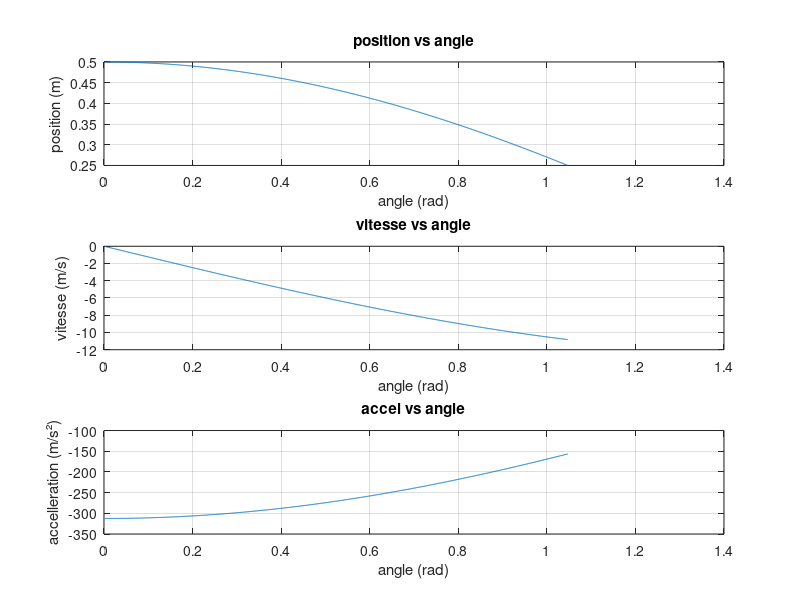
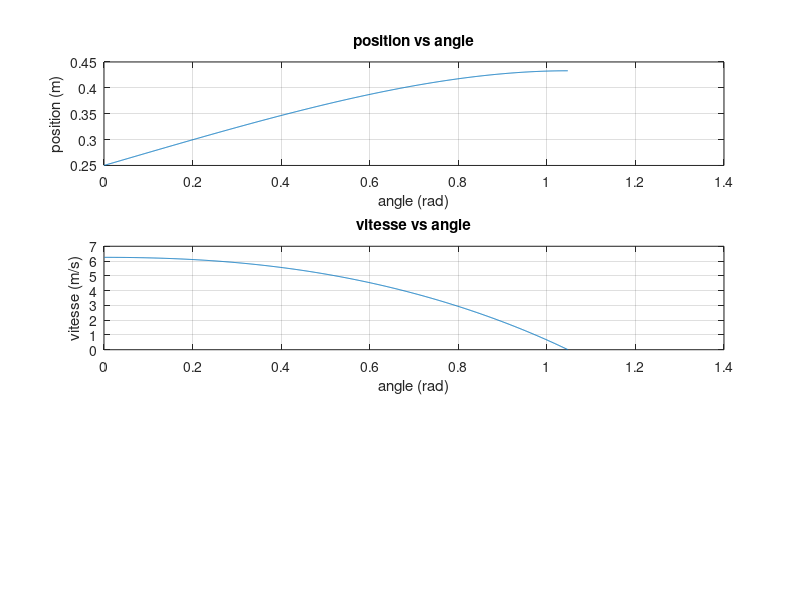

Recreate these plots in MATLAB, in order.
disp('Courbes pour la validation');

nbPlots = 3
nbPoints = 1000

posIni = 0;
posFin = pi/3;
l1 = 0.25;
l2 = 0.25;
vAngOB = 25;

tIni = 0;
tFin = posFin / vAngOB;
t = linspace(tIni, tFin, nbPoints);

teta = vAngOB * t + posIni;

phiX = -teta
posX = (l1 * cos(teta)) + (l2 * cos(phiX))
vX = diff(posX) ./ diff(t(1:end))
aX = diff(vX) ./ diff(t(2:end))

hFig = figure('Name', 'Mouvement horizontal', 'NumberTitle', 'off');
subplot(nbPlots, 1, 1);
plot(teta, posX);
grid on;
title('position vs angle');
xlabel('angle (rad)');
ylabel('position (m)');

subplot(nbPlots, 1, 2);
plot(teta(2:end), vX);
grid on;
title('vitesse vs angle');
xlabel('angle (rad)');
ylabel('vitesse (m/s)');

subplot(nbPlots, 1, 3);
plot(teta(3:end), aX);
grid on;
title('accel vs angle');
xlabel('angle (rad)');
ylabel('accelleration (m/s²)');


%{
l1 = l1 cos(teta) + l2 cos(phi)
l1 - l1 cos(teta) = l2 cos(ph1)
1 - 1 cos(teta) = cos(phi)    Car l2 = l1 = 0.25
acos(1 - 1 cos(teta)) = phi
%}

phiY = acos(1 - (1 * cos(teta)))
posY = (l1 * sin(teta)) + (l2 * sin(phiY))
vY = diff(posY) ./ diff(t(1:end))
aY = diff(vY) ./ diff(t(2:end))

vFig = figure('Name', 'Mouvement Vertical', 'NumberTitle', 'off');
subplot(nbPlots, 1, 1);
plot(teta, posY);
grid on;
title('position vs angle');
xlabel('angle (rad)');
ylabel('position (m)');

subplot(nbPlots, 1, 2);
plot(teta(2:end), vY);
grid on;
title('vitesse vs angle');
xlabel('angle (rad)');
ylabel('vitesse (m/s)');
